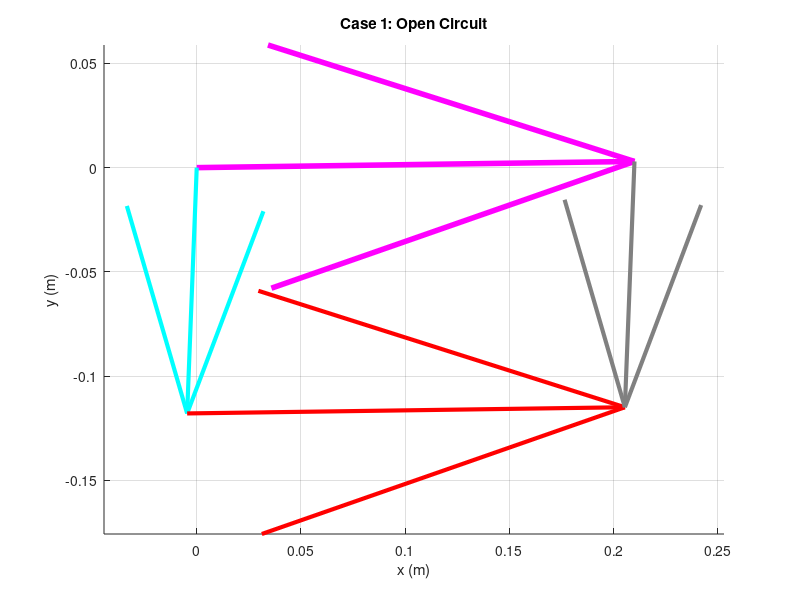
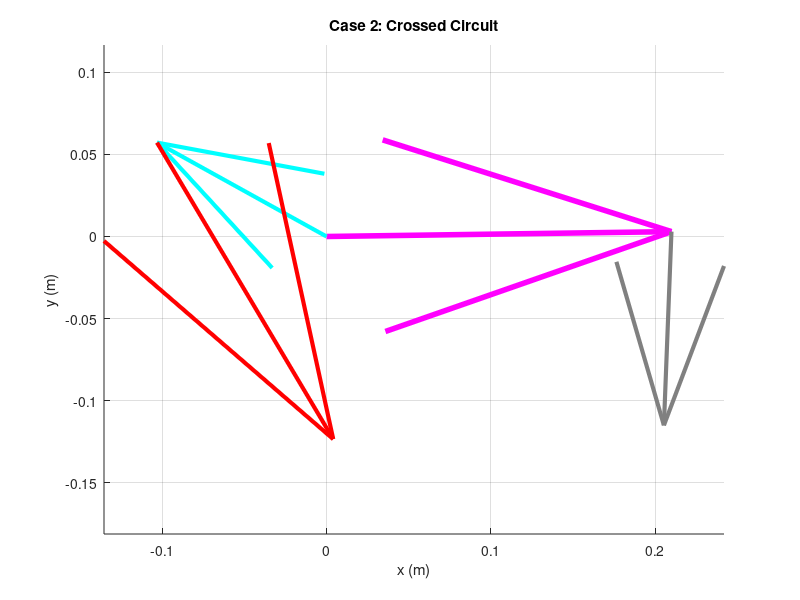

The MATLAB source for these figures, in order:
clear all
close all
clc

% --- 1. Define Parameters (Unit: meters) ---
L1 = 0.210; % Ground (d) - Pink
L2 = 0.118; % Crank (a) - Cyan (Half Blue) -> Changed to Cyan
L3 = 0.210; % Coupler (b) - Red
L4 = 0.118; % Rocker (c) - Grey

a = L2;
b = L3;
c = L4;
d = L1;

% --- 2. Input Parameter (Theta 4 Known) ---
% Ground is lifted by 0.81 degrees
offset_deg = 0.81;
offset = deg2rad(offset_deg);

q4d_global = -92.2333; % Known Theta 4 (Global Input)
q4 = deg2rad(q4d_global) - offset; % Local Theta 4

% --- 3. Find Theta 2 (Crank) ---
% K constants (Standard definition)
K1 = d/a;
K2 = d/c;
K3 = (a^2 - b^2 + c^2 + d^2)/(2*a*c);

% Coefficients for Theta 2: A*t^2 + B*t + C = 0
term1 = K1 - cos(q4);
term2 = -sin(q4);
term3 = K3 - K2*cos(q4);

A = term3 - term1;
B = 2*term2;
C = term3 + term1;

% Solve for Theta 2 (Two Solutions)
q21 = 2*atan((-B + sqrt(B^2 - 4*A*C))/(2*A)); 
q22 = 2*atan((-B - sqrt(B^2 - 4*A*C))/(2*A));

q21d = rad2deg(q21) + offset_deg;
q22d = rad2deg(q22) + offset_deg;

% --- 4. Find Theta 3 (Coupler - Red Link) ---
% Form: P*cos(q3) + Q*sin(q3) + R = 0
P = -2*b*(d + c*cos(q4));
Q = -2*b*c*sin(q4);
R = d^2 + c^2 + b^2 - a^2 + 2*d*c*cos(q4);

% Coefficients (D*t^2 + E*t + F = 0)
D = R - P;
E = 2*Q;
F = R + P;

% Solve for Theta 3 (Two Solutions)
q31 = 2*atan((-E + sqrt(E^2 - 4*D*F))/(2*D)); 
q32 = 2*atan((-E - sqrt(E^2 - 4*D*F))/(2*D));

q31d = rad2deg(q31) + offset_deg;
q32d = rad2deg(q32) + offset_deg;

% --- 5. Vector Calculation for Plotting ---
% Ground Vector
RO4O2 = d*exp(j*offset); 
RO4O2x = real(RO4O2); RO4O2y = imag(RO4O2);

% --- Case 1: Open Circuit ---
RA1 = a*exp(j*(q21 + offset));       
RBA1 = b*exp(j*(q31 + offset));        
RBO4_1 = c*exp(j*(q4 + offset));    

RA1x = real(RA1); RA1y = imag(RA1);
RBA1x = real(RBA1); RBA1y = imag(RBA1); 
RBO4_1x = real(RBO4_1); RBO4_1y = imag(RBO4_1);

% --- Case 2: Crossed Circuit ---
RA2 = a*exp(j*(q22 + offset));       
RBA2 = b*exp(j*(q32 + offset));
RBO4_2 = c*exp(j*(q4 + offset));    

RA2x = real(RA2); RA2y = imag(RA2);
RBA2x = real(RBA2); RBA2y = imag(RBA2);
RBO4_2x = real(RBO4_2); RBO4_2y = imag(RBO4_2);

% --- 6. Plotting ---

% Plot Case 1
figure(1)
title('Case 1: Open Circuit');
hold on;
% Ground (Link 1 - Pink)
quiver(0,0, RO4O2x, RO4O2y, 0, 'Color', [1 0 1], 'MaxHeadSize', 0.5, 'LineWidth', 4); 
% Crank (Link 2 - Cyan/Blue) --> Changed to Cyan
quiver(0,0, RA1x, RA1y, 0, 'cyan', 'MaxHeadSize', 0.5, 'LineWidth', 3); 
% Coupler (Link 3 - Red)
quiver(RA1x, RA1y, RBA1x, RBA1y, 0, 'red', 'MaxHeadSize', 0.5, 'LineWidth', 3); 
% Rocker (Link 4 - Grey)
quiver(RO4O2x, RO4O2y, RBO4_1x, RBO4_1y, 0, 'Color', [0.5 0.5 0.5], 'MaxHeadSize', 0.5, 'LineWidth', 3); 
axis equal; grid on;
xlabel('x (m)'); ylabel('y (m)');

% Plot Case 2
figure(2)
title('Case 2: Crossed Circuit');
hold on;
% Ground (Link 1 - Pink)
quiver(0,0, RO4O2x, RO4O2y, 0, 'Color', [1 0 1], 'MaxHeadSize', 0.5, 'LineWidth', 4); 
% Crank (Link 2 - Cyan/Blue) --> Changed to Cyan
quiver(0,0, RA2x, RA2y, 0, 'cyan', 'MaxHeadSize', 0.5, 'LineWidth', 3); 
% Coupler (Link 3 - Red)
quiver(RA2x, RA2y, RBA2x, RBA2y, 0, 'red', 'MaxHeadSize', 0.5, 'LineWidth', 3); 
% Rocker (Link 4 - Grey)
quiver(RO4O2x, RO4O2y, RBO4_2x, RBO4_2y, 0, 'Color', [0.5 0.5 0.5], 'MaxHeadSize', 0.5, 'LineWidth', 3); 
axis equal; grid on;
xlabel('x (m)'); ylabel('y (m)');

% Display Results
disp('--- Results ---');
disp(['Input Theta 4 (Global): ', num2str(q4d_global)]);
disp(['Case 1 - Theta 2: ', num2str(q21d), '  Theta 3: ', num2str(q31d)]);
disp(['Case 2 - Theta 2: ', num2str(q22d), '  Theta 3: ', num2str(q32d)]);
